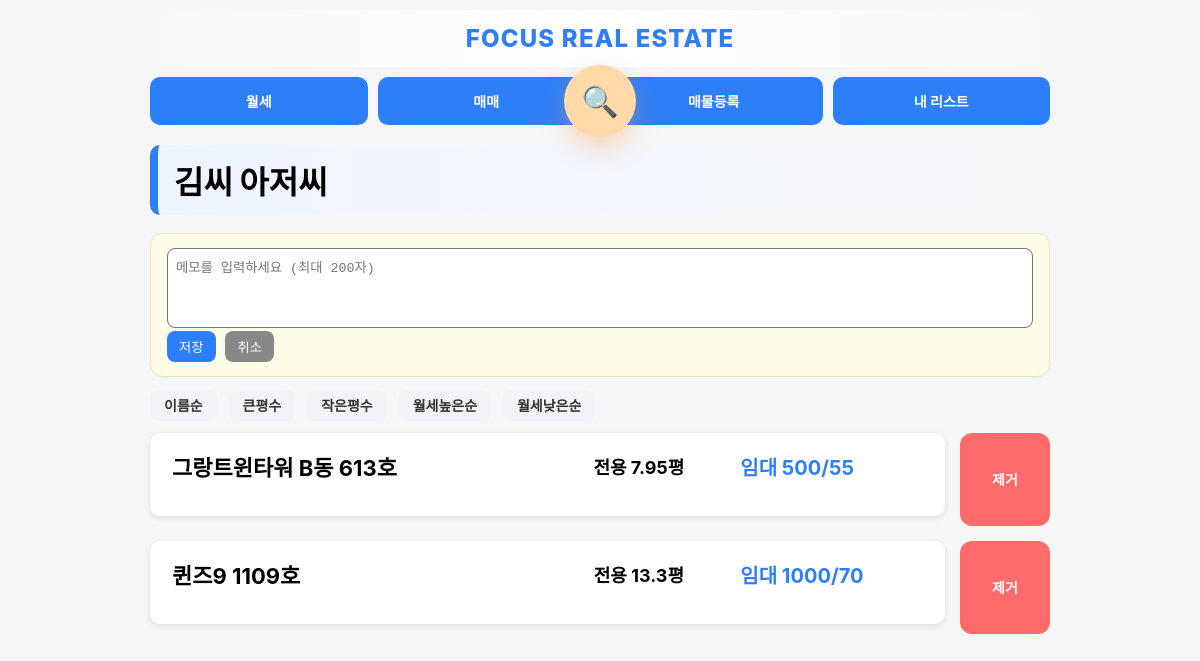
Page /collections/1 (signed in) on the earlier database version.
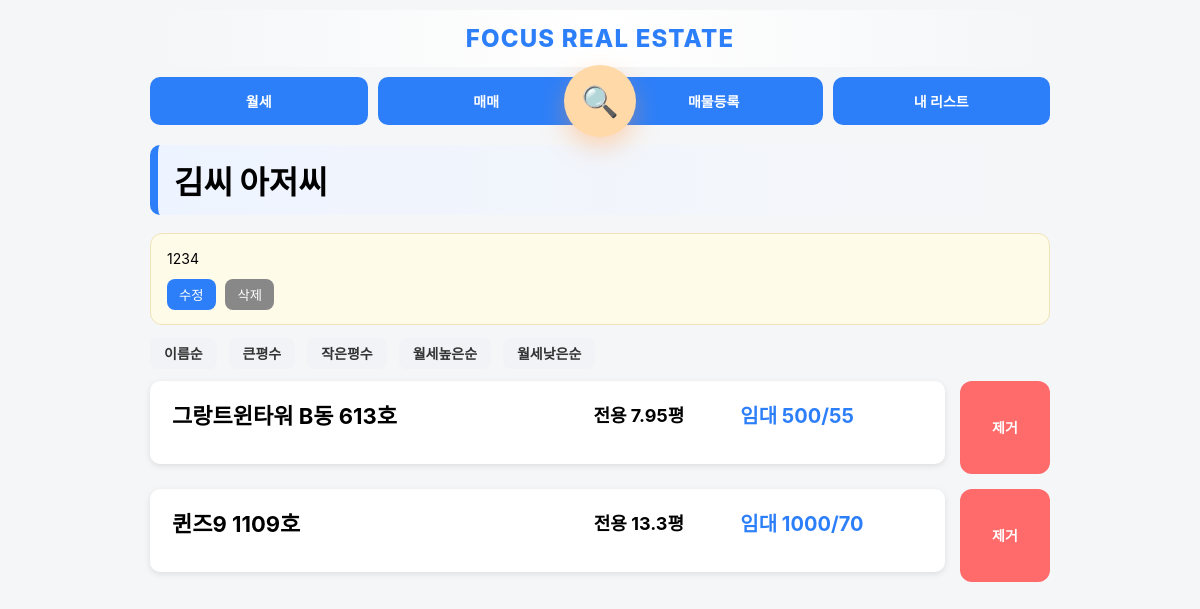
Same page on the later database version.
### app.py (models this page shows)
class Collection(db.Model):
    id = db.Column(db.Integer, primary_key=True)
    title = db.Column(db.String(200))
    memo = db.Column(db.String(200))
    created_at = db.Column(db.String(50))

class Property(db.Model):
    status = db.Column(db.String(20), default='available')
    property_type = db.Column(db.String(50))
    id = db.Column(db.Integer, primary_key=True)
    building_name = db.Column(db.String(200))
    exclusive_area = db.Column(db.Float)
    contract_area = db.Column(db.Float)
    deposit = db.Column(db.Integer)
    rent = db.Column(db.Integer)
    sale_price = db.Column(db.Integer)
    category = db.Column(db.String(20))
    status = db.Column(db.String(20), default='available')

### app.py (the view, shortened to what this page needs)
@app.route("/collections/<int:id>")
@login_required
def collection_detail(id):
    collection = Collection.query.get(id)
    sort = request.args.get("sort", "")
    items = CollectionItem.query.filter_by(collection_id=id).all()
    properties = []
    for item in items:
        p = Property.query.get(item.property_id)
        if p:
            p.collection_item_id = item.id
            properties.append(p)
    if sort == "name":
        properties = sorted(properties, key=lambda x: x.building_name)
    elif sort == "area_desc":
        properties = sorted(properties, key=lambda x: x.exclusive_area, reverse=True)
    elif sort == "area_asc":
        properties = sorted(properties, key=lambda x: x.exclusive_area)
    elif sort == "rent_desc":
        properties = sorted(properties, key=lambda x: x.rent, reverse=True)
    elif sort == "rent_asc":
        properties = sorted(properties, key=lambda x: x.rent)
    return render_template(
        "collection_detail.html",
        collection=collection,
        properties=properties,
        sort=sort
    )

### app.py (called while the page is built)
@login_manager.user_loader
def load_user(user_id):
    return User.query.get(int(user_id))

### templates/collection_detail.html (shortened to what this page needs)
{% extends "base.html" %}
{% block content %}
<div class="section-title">{{ collection.title }}</div>
<div class="memo-card">
    <div id="memo-view" {% if not collection.memo %}style="display:none"{% endif %}>
        <div class="memo-text" id="memo-text">{{ collection.memo }}</div>
        <div class="memo-actions">
            <button onclick="editMemo()">수정</button>
            <button onclick="deleteMemo()">삭제</button>
        </div>
    </div>
    <div id="memo-edit" {% if collection.memo %}style="display:none"{% endif %}>
        <textarea id="memo-input" class="memo-input" maxlength="200"
placeholder="메모를 입력하세요 (최대 200자)">{{ collection.memo or '' }}</textarea>
        <div class="memo-actions">
            <button onclick="saveMemo()">저장</button>
            <button onclick="cancelMemo()">취소</button>
        </div>
    </div>
</div>
<div class="sort-bar">
    <a href="?sort=name">이름순</a>
    <a href="?sort=area_desc">큰평수</a>
    <a href="?sort=area_asc">작은평수</a>
    <a href="?sort=rent_desc">월세높은순</a>
    <a href="?sort=rent_asc">월세낮은순</a>
</div>
<div class="list-detail-container">
{% for p in properties %}
<div class="detail-row">
    <div class="card property-card" onclick="location.href='/property/{{ p.id }}?from_collection={{ collection.id }}'">
        <div class="property-header">
            <div class="property-title">{{ p.building_name }}</div>
            <div class="property-center">
                전용 {{ p.exclusive_area }}평
            </div>
            <div class="property-price">
                {% if p.deposit and p.rent %}
                    임대 {{ p.deposit }}/{{ p.rent }}
                {% else %}
                    매매 {{ p.sale_price }}
                {% endif %}
            </div>
        </div>
    </div>
    <div class="remove-wrap mobile-hide-remove" onclick="event.stopPropagation();">
    <a href="{{ url_for('remove_from_collection', collection_id=collection.id, property_id=p.id) }}" class="remove-btn">
        제거
    </a>
</div>
</div>
{% endfor %}
</div>
{% endblock %}

### templates/base.html (shortened to what this page needs)
<!DOCTYPE html>
<html>
<head>
</head>
<body>
<div class="container">
    <div class="site-header">
         FOCUS REAL ESTATE
    </div>
    <div class="menu-wrapper">
    <div class="menu">
        <a href="/?mode=rent">월세</a>
        <a href="/?mode=sale">매매</a>
        <a href="/register" class="pc-only">매물등록</a>
        <a href="/collections">내 리스트</a>
    </div>
    <a href="/search" class="search-fab" title="매물 검색">
        🔍
    </a>
</div>
{% block content %}
{% endblock %}
</div>
</body>
</html>

### templates/base.html (style rules this page uses)
.site-header { text-align: center; font-size: 24px; font-weight: 800; letter-spacing: 1.2px; padding: 14px 0; color: #2d7ff9; background: linear-gradient(to right, #f5f6f8, #ffffff, #f5f6f8); border-radius: 12px; margin-bottom: 10px; }
body { font-size: 14px; }
@media (min-width: 801px) { .menu { display: flex !important; flex-direction: row !important; justify-content: space-between !important; gap: 10px !important; } }
@media (min-width: 801px) { .menu a { flex: 1 !important; } }
body { font-family: "Pretendard", -apple-system, BlinkMacSystemFont, "Segoe UI", Roboto, sans-serif; margin: 0; padding: 0; background: #f5f6f8; }
.container { max-width: 900px; margin: 0 auto; padding: 10px; }
.menu { display: grid; grid-template-columns: repeat(3, 1fr); gap: 8px; margin-bottom: 15px; }
.menu a { text-align: center; padding: 14px 10px; background: #2d7ff9; color: white; border-radius: 10px; text-decoration: none; font-size: 14px; font-weight: bold; }
.card { background: white; padding: 12px; border-radius: 10px; margin-bottom: 10px; box-shadow: 0 2px 6px rgba(0,0,0,0.1); }
.menu-wrapper { position: relative; margin-bottom: 20px; }
.search-fab { position: absolute; left: 50%; top: 50%; transform: translate(-50%, -50%); width: 72px; height: 72px; border-radius: 50%; background: #ffd9a8; color: #ff8a00; display: flex; align-items: center; justify-content: center; font-size: 30px; text-decoration: none; box-shadow: 0 10px 25px rgba(255,150,60,0.35); transition: all 0.18s ease; z-index: 10; animation: floaty 2.4s ease-in-out infinite; }
.property-card { flex:1; display:flex; transition: transform 0.18s ease, box-shadow 0.18s ease; cursor: pointer; }
.property-card { background: #ffffff; }
.detail-row { display:flex; gap:14px; align-items:center; margin-top:14px; }
.detail-row > .card { display:flex; }
.detail-row { align-items:stretch; }
.property-card { height:100%; display:flex; }
.property-card { line-height:1.25; }

### templates/collection_detail.html (style rules this page uses)
.section-title { font-size: 32px; font-weight: 900; margin-bottom: 18px; padding: 12px 16px; border-radius: 10px; background: linear-gradient(to right, #eef4ff, transparent); border-left: 8px solid #2d7ff9; }
.sort-bar { margin-bottom: 18px; }
.sort-bar a { margin-right: 8px; padding: 7px 14px; border-radius: 8px; background: #f1f3f7; text-decoration: none; color: #333; font-weight: 600; transition: 0.15s; }
.detail-row { display: flex; gap: 15px; align-items: stretch; margin-bottom: 15px; }
.property-card { flex: 3; padding: 20px 22px; display:flex; align-items:center; height:100%; }
.remove-wrap { display:flex; align-items:stretch; min-width:90px; }
.remove-btn { background:#ff6b6b; color:white; border-radius:10px; text-decoration:none; font-weight:bold; white-space:nowrap; transition:.15s; height:100%; display:flex; align-items:center; justify-content:center; padding:0 16px; }
.property-header { display: grid; grid-template-columns: 2fr 1fr 1fr; align-items: center; gap: 10px; margin-bottom: 12px; width:100%; height:100%; }
.property-title { font-size: 22px; font-weight: bold; line-height: 1.4; }
.property-center { text-align: center; font-size: 18px; font-weight: bold; }
.property-price { font-size: 20px; font-weight: bold; color: #2d7ff9; }
.remove-btn { background: #ff6b6b; color: white; border-radius: 12px; text-decoration: none; font-weight: bold; transition: 0.15s; width:100%; height:auto; padding:12px 0; display:flex; align-items:center; justify-content:center; }
.memo-card { background: #fffbe9; border-radius: 12px; padding: 14px 16px; margin-bottom: 18px; border: 1px solid #f1e2b8; }
.memo-text { white-space: pre-wrap; line-height: 1.5; margin-bottom: 10px; }
.memo-actions button { margin-right: 6px; padding: 6px 12px; border-radius: 8px; border: none; background: #2d7ff9; color: white; cursor: pointer; }
.memo-actions button:last-child { background: #888; }

Differences in the rows shown:
changed Collection "김씨 아저씨": memo (not shown) → "1234"
Other differences:
text no longer shown: "저장 취소"
text now shown: "수정 삭제"
